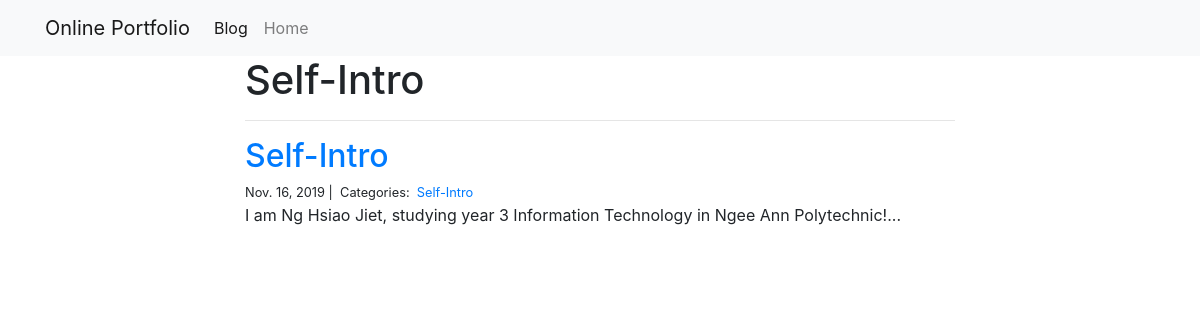
The app's page /blog/Self-Intro/ with its own data.
### blog/models.py (models this page shows)
class Post(models.Model):
    title = models.CharField(max_length=255)
    body = models.TextField()
    created_on = models.DateTimeField(auto_now_add=True)
    last_modified = models.DateTimeField(auto_now=True)
    categories = models.ManyToManyField("Category", related_name="posts")

class Category(models.Model):
    name = models.CharField(max_length=20)

### blog/views.py (the view)
# urls.py: path("<category>/", views.blog_category, name="blog_category"),
def blog_category(request, category):
    posts = Post.objects.filter(categories__name__contains=category).order_by(
        "-created_on"
    )
    context = {"category": category, "posts": posts}
    return render(request, "blog_category.html", context)

### blog/templates/blog_category.html
{% extends "base.html" %}
{% block page_content %}
<div class="col-md-8 offset-md-2">
    <h1>{{ category | title }}</h1>
    <hr>
    {% for post in posts %}
        <h2><a href="{% url 'blog_detail' post.pk%}">{{ post.title }}</a></h2>
        <small>
            {{ post.created_on.date }} |&nbsp;
            Categories:&nbsp;
            {% for category in post.categories.all %}
            <a href="{% url 'blog_category' category.name %}">
                {{ category.name }}
            </a>&nbsp;
            {% endfor %}
        </small>
        <p>{{ post.body | slice:":400" }}...</p>
    {% endfor %}
</div>
{% endblock %}

### records on screen
Post: title "Self-Intro", created_on "Nov. 16, 2019", body "I am Ng Hsiao Jiet, studying year 3 Information Technology in Ngee Ann Polytechnic!"
Category: name "Self-Intro"

### other values on screen
{{ category | title }} "Self-Intro"
